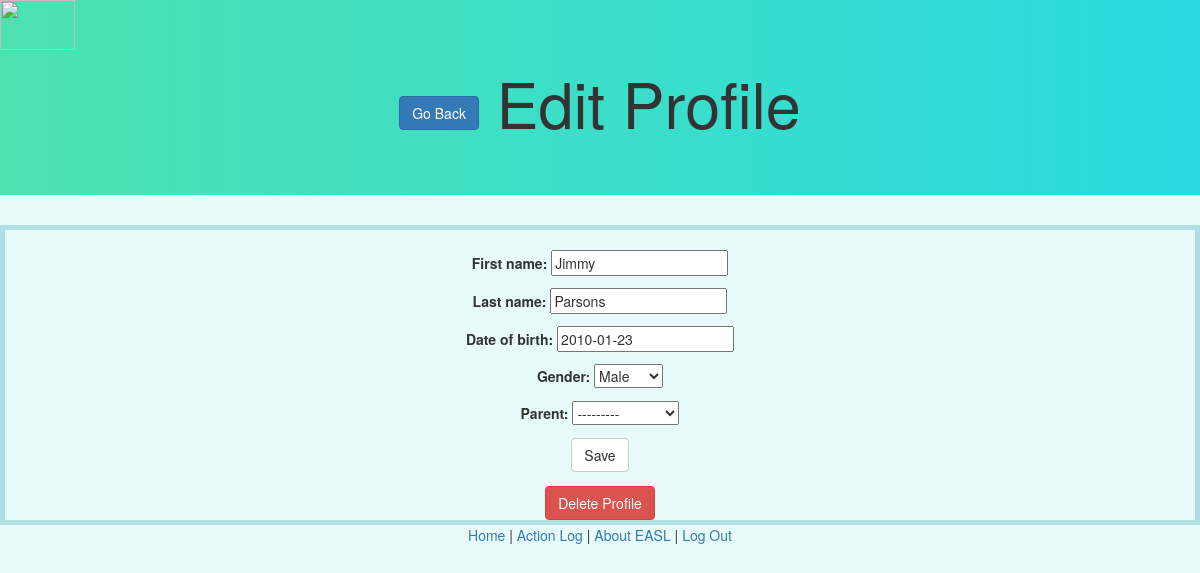
The app's page /edit_page/8/ (signed in) with its own data.
### webApp/models.py (models this page shows, shortened)
class Student(models.Model):
    first_name = models.CharField(max_length=50)
    last_name = models.CharField(max_length=50)
    date_of_birth = models.DateField()
    gender = models.CharField(max_length=10, choices=[('M', 'Male'), ('F', 'Female')])
    parent = models.ForeignKey(User, null=True, blank=True, on_delete=models.CASCADE)
    class Meta:
        unique_together = [("first_name", "last_name", "date_of_birth")]
        ordering = ['last_name']

### webApp/views.py (the view, shortened to what this page needs)
# urls.py: url(r'^edit_page/(\d+)/', views.edit_page, name='edit_page'),
def edit_page(request, id):
    if request.user.is_authenticated:
        if request.user.is_staff:
            try:
                student = Student.objects.get(id=id)
            except Student.DoesNotExist:
                raise Http404('Student not found')
            display_success = False
            form = StudentEditForm(initial={
                    'first_name': student.first_name,
                    'last_name': student.last_name,
                    'date_of_birth': student.date_of_birth,
                    'gender': student.gender
                    })
            return render(request, 'edit_page.html',{'student': student, 'form': form, 'display_success': display_success})
        else:
            return redirect('/unauth')
    else:
        return redirect('/accounts/login')

### webApp/forms.py
class StudentEditForm(ModelForm):
    class Meta:
        model = Student
        fields=('first_name', 'last_name', 'date_of_birth','gender', 'parent')
    first_name = forms.CharField(max_length=50)
    last_name = forms.CharField(max_length=50)
    date_of_birth = forms.DateField()
    gender = forms.Select(choices=GENDER_CHOICES)
    parent = forms.Select(choices = User.objects.all())

### webApp/templates/edit_page.html (shortened to what this page needs)
{% extends "base.html" %}
{% block content %}
{% load bootstrap3 %}
{% bootstrap_css %}
<img class ='logo' src='https://s3.amazonaws.com/easl-static/eASl_logo.png' height="50" width="75">
<div class="jumbotron text-center">
  <h1>
    <a class="btn btn-primary" href="{% url 'student_detail' student.id %}";>Go Back</a>
    Edit Profile
  </h1>
</div>
<div id='form'>
  <form method="post">
    {{ form.as_p }}
    <input class="btn btn-default" type="submit" value="Save"/>
  </form>
  <a class="btn btn-danger" onclick="showDeletion()";>Delete Profile</a>
</div>
{% endblock %}

### webApp/templates/edit_page.html (style rules this page uses)
#form { border: 5px solid powderblue; text-align: center; }
.jumbotron { background: linear-gradient(to right, #4DE2B0, #2ADAE1); }
body { background: #E7FBFB; }
.logo { position: relative; float:left; }

### records on screen
Student: first_name "Jimmy", last_name "Parsons", date_of_birth "2010-01-23", gender "Male", parent "---------"
